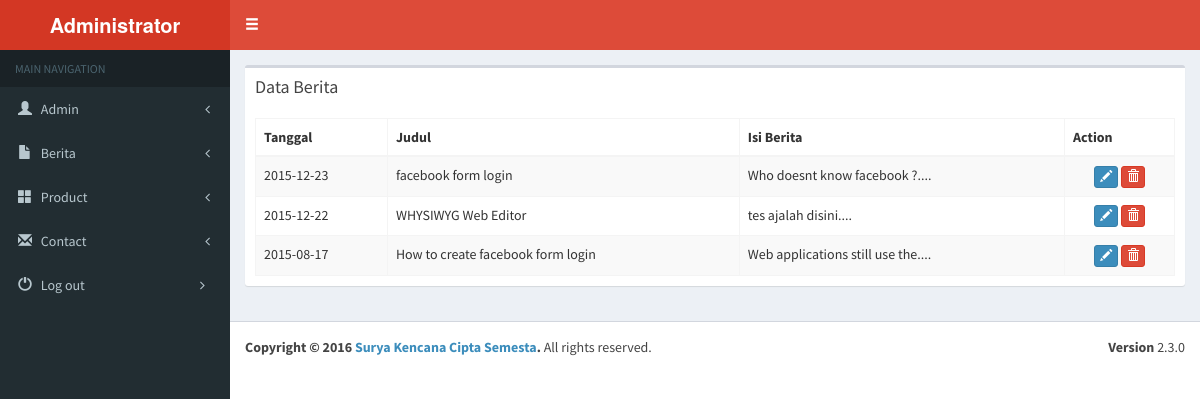
Page /admin/index.php?page=list_admin on the committed database.
### tables this page shows
CREATE TABLE IF NOT EXISTS `berita` (
  `id` int(10) NOT NULL AUTO_INCREMENT,
  `tanggal` date NOT NULL,
  `gambar` varchar(50) NOT NULL,
  `judul` varchar(200) NOT NULL,
  `konten` text NOT NULL,
  PRIMARY KEY (`id`)
);

### admin/list_berita.php (the view, shortened to what this page needs)
<div class="row">
    <div class="col-xs-12">
        <div class="box">
            <div class="box-header">
                <h3 class="box-title">Data Berita</h3>
            </div>
            <div class="box-body">
                <table id="example1" class="table table-bordered table-striped">
                    <thead>
                        <tr>
                            <th>Tanggal</th>
                            <th>Judul</th>
                            <th>Isi Berita</th>
                            <th>Action</th>
                        </tr>
                    </thead>
                    <tbody>
                       <?php
                            $qu=mysqli_query($con,"select * from berita order by id desc");
                            while($has=mysqli_fetch_row($qu))
                            {
                                echo "
                                <tr>
                                    <td>$has[1]</td>
                                    <td>$has[3]</td>
                                    <td>".substr(strip_tags($has[4]),0,30)."....</td>
                                    <td style='text-align:center'>
                        <a href='index.php?page=berita&id=$has[0]'><span data-placement='top' data-toggle='tooltip' title='Edit'><button class='btn btn-primary btn-xs' data-title='Edit' data-toggle='modal' data-target='#edit' ><span class='glyphicon glyphicon-pencil'></span></button><span></a>
                        <span data-placement='top' data-toggle='tooltip' title='Delete'><button onclick='datadel($has[0],&#39;list_berita&#39;)' class='btn btn-danger btn-xs' data-title='Delete' data-toggle='modal' data-target='#myModal' ><span class='glyphicon glyphicon-trash'></span></button><span>
                                    </td>
                                </tr>
                                ";
                            }
                       ?>
                    </tbody>
                </table>
            </div>
        </div>
    </div>
</div>

### admin/index.php (shortened to what this page needs)
<?php
$con=mysqli_connect('localhost','root','','db_carousel');
?>
    <!DOCTYPE html>
    <html>
    <head>
        <link href="css/font-awesome.min.css" rel="stylesheet">
        <link href="//netdna.bootstrapcdn.com/font-awesome/4.0.3/css/font-awesome.min.css" rel="stylesheet">
        <link rel="stylesheet" href="../bootstrap/css/bootstrap.min.css">
        <link rel="stylesheet" href="dist/css/AdminLTE.min.css">
        <link rel="stylesheet" href="dist/css/skins/_all-skins.min.css">
        <link rel="stylesheet" href="dist/css/summernote.css">
    </head>
    <body class="hold-transition skin-red sidebar-mini">
        <div class="wrapper">
            <header class="main-header">
                <a href="#" class="logo">
                    <span class="logo-lg"><b>Administrator</b></span>
                </a>
                <nav class="navbar navbar-static-top" role="navigation">
                    <a href="#" class="sidebar-toggle" data-toggle="offcanvas" role="button">
                        <span class="glyphicon glyphicon-menu-hamburger"></span>
                    </a>
                </nav>
            </header>
            <?php include'menu.php'; ?>
                <div class="content-wrapper">
                    <section class="content">
                        <?php
                if(isset($_GET['page']))
                {
                   switch($_GET['page'])
                    {
                        case 'list_admin': include'list_berita.php'; break;
                    }
                }
            ?>
                    </section>
                </div>
                <footer class="main-footer">
                    <div class="pull-right hidden-xs">
                        <b>Version</b> 2.3.0
                    </div>
                    <strong>Copyright &copy; 2016<a href="http://skcs.co.id"> Surya Kencana Cipta Semesta</a>.</strong> All rights reserved.
                </footer>
        </div>
    </body>
    </html>

### admin/menu.php (shortened to what this page needs)
<aside class="main-sidebar">
        <section class="sidebar">
          <ul class="sidebar-menu">
            <li class="header">MAIN NAVIGATION</li>
            <li class="treeview">
              <a href="#">
                <i class="glyphicon glyphicon-user"></i> <span>Admin</span>
                <i class="fa fa-angle-left pull-right"></i>
              </a>
            </li>
            <li class="treeview">
              <a href="#">
                <i class="glyphicon glyphicon-file"></i> <span>Berita</span>
                <i class="fa fa-angle-left pull-right"></i>
              </a>
            </li>
            <li class="treeview">
              <a href="#">
                <i class="glyphicon glyphicon-th-large"></i> <span>Product</span>
                <i class="fa fa-angle-left pull-right"></i>
              </a>
            </li>
            <li class="treeview">
              <a href="#">
                <i class="glyphicon glyphicon-envelope"></i> <span>Contact</span>
                <i class="fa fa-angle-left pull-right"></i>
              </a>
            </li>
            <li class="treeview">
              <a href="index.php?page=admin_logout">
                <i class="glyphicon glyphicon-off"></i> <span>Log out</span>
                <i class="fa fa-angle-right pull-right"></i>
              </a>
            </li>
          </ul>
        </section>
</aside>

### rows in the picture
berita: tanggal "2015-12-23", judul "facebook form login", konten "Who doesnt know facebook ?"
berita: tanggal "2015-12-22", judul "WHYSIWYG Web Editor", konten "tes ajalah disini"
berita: tanggal "2015-08-17", judul "How to create facebook form login", konten "Web applications still use the"
